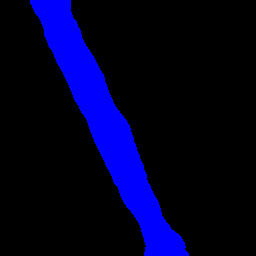
#> input picture python/test/terrainClassification/result.png, 256 x 256 px
$ python '变换颜色.py'
#> lines starting #> are read from the running program, lines starting #| are printed output that depends on the picture; after the words box and inside, x2 and y2 are one past the last pixel; in counts of white or black regions, pixels touching at a corner belong together
import cv2
import numpy as np
from skimage.io import imsave, imread

def get_lut():
    lut = np.zeros((256,3), dtype=np.uint8)
    lut[0] = [255, 0, 0]
    lut[1] = [30, 255, 142]
    lut[2] = [60, 0, 255]
    lut[3] = [255, 222, 0]
    lut[4] = [0, 0, 0]
    return lut


im = "result.png"
im = cv2.imread(im, cv2.IMREAD_COLOR)
#> im is the input picture: shape (256, 256, 3); mean B, G, R 37.2, 0, 0
# cv2.bitwise_not(im, im)
# cv2.imwrite("result.png", im)

if im.ndim == 3:
    im = cv2.cvtColor(im, cv2.COLOR_BGR2GRAY)
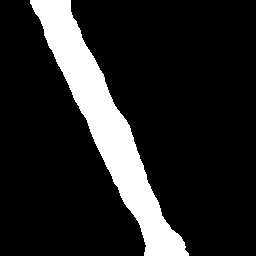
#> im: shape (256, 256); values 0 (black) and 29 (white), 14.6% white; 1 white region, box (x1, y1, x2, y2) and area: (30, 0, 189, 256) 9552
    im = get_lut()[im]
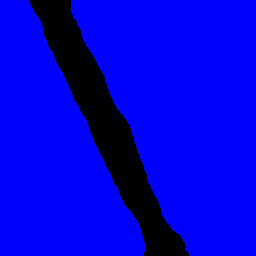
#> im: shape (256, 256, 3); mean of channels 0, 1, 2 217.8, 0, 0; drawn as B, G, R
imsave("test.png", im)
